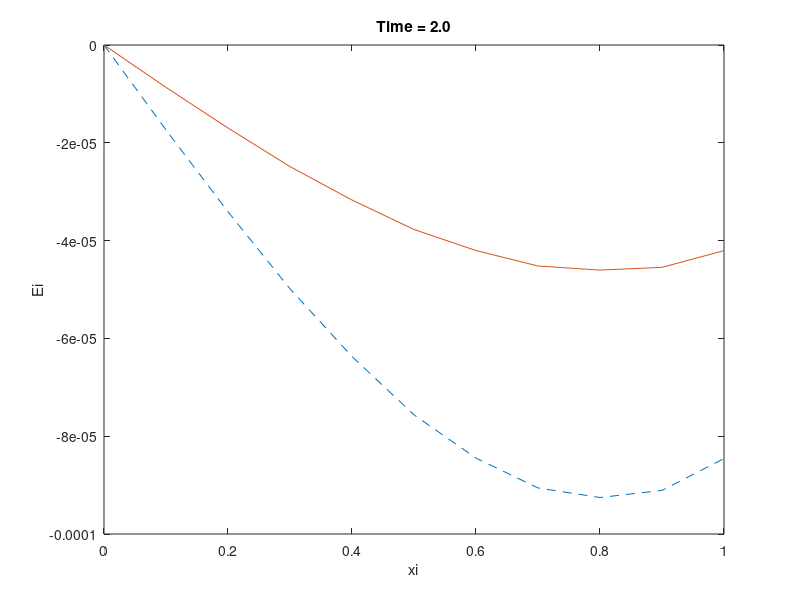

The MATLAB script that drew this image:
function [] = HW_K5()
    F = @(x, t) x/(1+t)^2;
    u0 = @(x) 0;
    mu1 = @(t) 0;
    mu2 = @(t) 2*t/(1+t);
    l = 1;
    T = 2;
    h = 0.1;
    tau = 0.005;
    
    solution = @(x, t) t*x/(1+t);
    
    table = zeros(11, 6);
    time = 2.0;
    layer = time / tau + 1;
    
    [xout, tout, yout] = ExplicitMethod(F, u0, mu1, mu2, l, T, h, tau);
    table(:,1) = xout;
    table(:,2) = yout(:, layer);
    
    [~, ~, yout] = ImplicitMethod(F, u0, mu1, mu2, l, T, h, tau);
    table(:,3) = yout(:, layer);
    
    yout = ExactSolution(xout, tout, solution);
    table(:,4) = yout(:, layer);
    
    table(:,5) = table(:,3) - table(:,2);
    plot(xout, table(:, 5), 'LineStyle', '--');
    hold on;
    table(:,6) = table(:,4) - table(:,2);
    plot(xout, table(:, 6))
    title(sprintf('Time = %.1f', time))
    xlabel('xi');
    ylabel('Ei');
    hold off;
    
    disp(tout(layer));
    fig = figure;
    uitable(fig, 'Data', table);
end

function yout = ExactSolution(xout, tout, solution)
    yout = zeros(length(xout), length(tout));
    for j = 1:length(tout)
        for i = 1:length(xout)
            yout(i, j) = solution(xout(i), tout(j));
        end
    end
end

function [xout, tout, yout] = ExplicitMethod(F, u0, mu1, mu2, l, T, h, tau)
    N = round(l / h) + 1;
    M = round(T / tau) + 1;
    
    xout = zeros(N, 1);
    tout = zeros(M, 1);
    yout = zeros(N, M);
    
    % Boundary aproximation (2')
    for i = 1:N
        xout(i) = h*(i - 1);
        yout(i, 1) = u0(xout(i));
    end
    
    % Boundary aproximation (3')
    for j = 1:M
        tout(j) = tau*(j - 1);
        yout(1, j) = mu1(tout(j));
    end
    
    % Aproximation (1')
    gamma = tau / h^2;
    for j = 1:M-1
        for i = 2:N-1
            yout(i, j+1) = gamma*(yout(i+1, j)-2*yout(i, j)+yout(i-1, j)) + yout(i, j) + tau*F(xout(i), tout(j));
        end
        % Boundary aproximation (4')
        yout(N, j+1) = (2*tau/h)*mu2(tout(j)) + (1-2*tau/h-2*tau/h^2)*yout(N, j) + tau*F(xout(N), tout(j)) + 2*gamma*yout(N-1, j);
    end
end

function [xout, tout, yout] = ImplicitMethod(F, u0, mu1, mu2, l, T, h, tau)
    N = round(l / h) + 1;
    M = round(T / tau) + 1;
    
    xout = zeros(N, 1);
    tout = zeros(M, 1);
    yout = zeros(N, M);
    
    % Boundary aproximation (2')
    tout(1) = 0;
    for i = 1:N
        xout(i) = h*(i - 1);
        yout(i, 1) = u0(xout(i));
    end
    
    % Aproximation (1')
    for j = 1:M-1
        tout(j+1) = tau*j;
        yout(:, j+1) = ThomasAlgorithm(xout, yout(:, j), tout(j+1), F, mu1, mu2, h, tau);
    end
end

function yout = ThomasAlgorithm(xout, old, t, F, mu1, mu2, h, tau)
    N = length(xout);

    % allocating space
    alpha = zeros(N, 1);
    beta  = zeros(N, 1);
    yout  = zeros(N, 1);
        
    % Boundary aproximation (3')
    F0 = mu1(t);
    c0 = 1;
    b0 = 0;
    alpha(1) =  b0 / c0;
    beta(1)  = -F0 / c0;
    
    gamma = tau/h^2;
    for i = 1:N-2
        Fi = -tau*F(xout(i+1), t)-old(i+1);
        ci = 1+2*gamma;
        bi = gamma;
        ai = gamma;
        alpha(i+1) =                 bi / (ci - ai*alpha(i));
        beta(i+1)  = (-Fi + ai*beta(i)) / (ci - ai*alpha(i));
    end
    
    % Boundary aproximation (4')
    FN = -(h*old(N))/(2*tau)-mu2(t)-h/2*F(xout(N), t);
    cN = 1+1/h+h/(2*tau);
    aN = 1/h;
    yout(N) = (-FN + aN*beta(N-1)) / (cN - aN*alpha(N-1));        
    
    for i = N-1:-1:1
        yout(i) = alpha(i)*yout(i+1) + beta(i);
    end
end